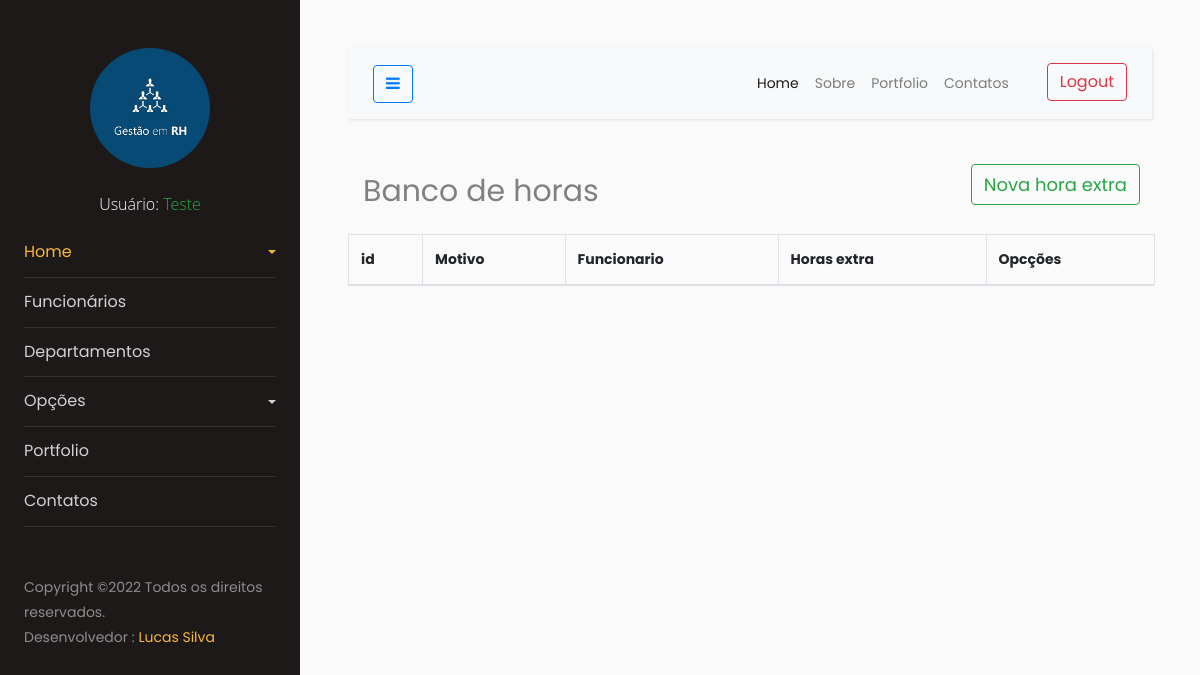
Page /horas-extras/ (signed in) on the earlier database version.
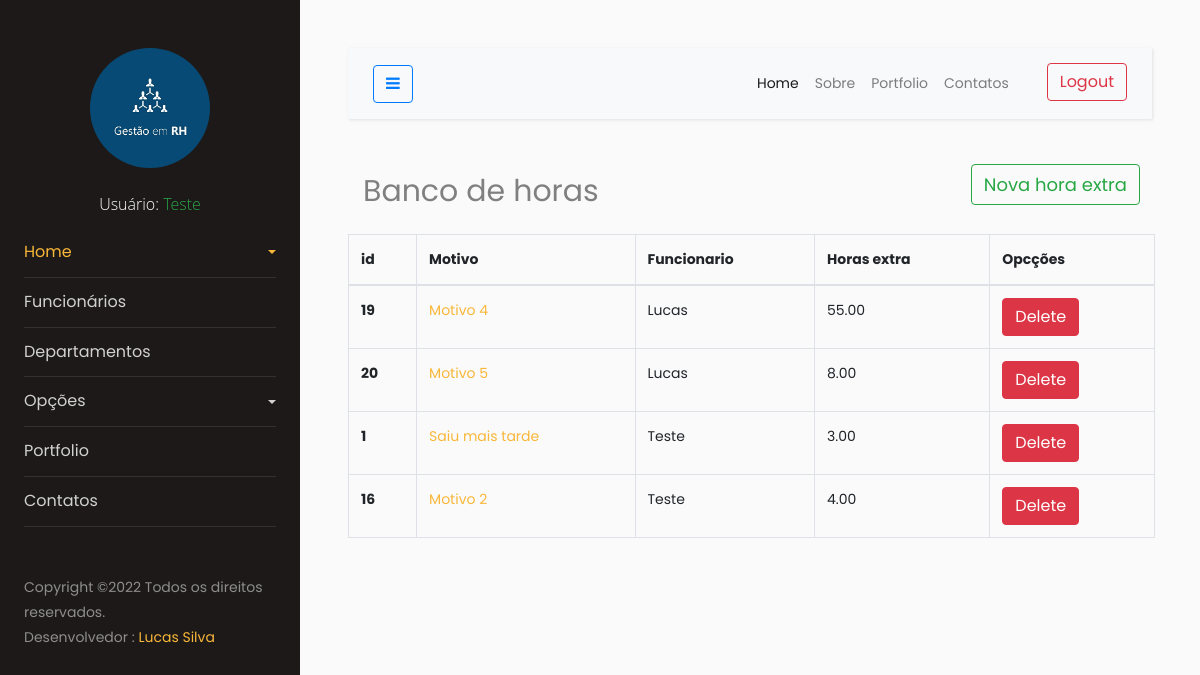
Same page on the later database version.
### funcionarios/models.py (models this page shows, shortened)
class Funcionario(models.Model):
    nome = models.CharField(max_length=100, help_text="Nome do funcionário")
    sobrenome = models.CharField(max_length=100, null=False, blank=False,help_text="Sobre nome do funcionario")
    telefone = models.CharField(max_length=11, null=True)
    email = models.CharField(max_length=80, null=False, blank=False, help_text="E-mail")
    user = models.OneToOneField(User, on_delete=models.PROTECT)
    departamentos = models.ManyToManyField(Departamento)
    empresa = models.ForeignKey(Empresa, on_delete=models.PROTECT, null=True, blank=True)
    foto_funcionatio = models.ImageField(upload_to=nome, null=True, blank=True)
    class Meta:
        verbose_name = 'Funcionario'
        verbose_name_plural = 'Funcionarios'
    def __str__(Self):
        return Self.nome

### apps/registro_hora_extra/models.py (models this page shows, shortened)
class RegistroHoraExtra(models.Model):
    motivo = models.CharField(max_length=70, help_text="Motivo da Hora Extra")
    funcionario = models.ForeignKey(Funcionario, on_delete=models.PROTECT)
    horas = models.DecimalField(max_digits=5, decimal_places=2)

### apps/registro_hora_extra/views.py (the view)
# urls.py: path('', HoraExtraList.as_view(), name='list_horas_extra'),
class HoraExtraList(ListView):
    model = RegistroHoraExtra
    def get_queryset(self):
        empresa_logada = self.request.user.funcionario.empresa
        return RegistroHoraExtra.objects.filter(funcionario__empresa=empresa_logada)

### apps/registro_hora_extra/templates/registro_hora_extra/registrohoraextra_list.html (shortened to what this page needs)
{% extends 'base.html' %}
{% load static %}
{% load bootstrap5 %}
{% block main %}
<div class="container">
    <div class="row">
      <div class="col-md" style="align-items: center; padding-top: 15px;">
        <p style="float: left;font-size: 30px;">Banco de horas</p>
    </div>
    <div class="col-md" style="align-items: center; padding-top: 15px;">
        <a href="{% url 'create_hora_extra' %}" class="btn btn-outline-success" style="float: right; font-size: 18px;">Nova hora extra</a>
    </div>
        <table class="table table-bordered">
            <thead>
              <tr>
                <th scope="col">id</th>
                <th scope="col">Motivo</th>
                <th scope="col">Funcionario</th>
                <th scope="col">Horas extra</th>
                <th scope="col">Opcções</th>
              </tr>
            </thead>
            <tbody>
                {% for registro_re in object_list %}
                    <tr>
                        <th scope="row">{{ registro_re.id }}</th>
                        <td><a href="{% url 'update_hora_extra' registro_re.id %}">{{ registro_re.motivo }}</a></td>
                        <td>{{ registro_re.funcionario }}</td>
                        <td>{{ registro_re.horas }}</td>
                        <td>
                          {% buttons %}
                            <a class="btn btn-danger" href="{% url 'delete_hora_extra' registro_re.id %}">Delete</a>
                          {% endbuttons %}
                        </td>
                    </tr>
                {% endfor %}
            </tbody>
          </table>
    </div>
</div>
{% endblock %}

### templates/base.html (shortened to what this page needs)
{% load static %}
<!DOCTYPE html>
<html lang="pt-br">
<head>
    <link rel="stylesheet" href="{% static 'bootstrap/css/bootstrap.min.css' %}">
    <link rel="stylesheet" href="{% static 'css/style.css' %}">
    <link rel="stylesheet" href="https://stackpath.bootstrapcdn.com/font-awesome/4.7.0/css/font-awesome.min.css">
    <link rel="stylesheet" href="{% static 'css/modal-login.css' %}">
</head>
<body>
		<div class="wrapper d-flex align-items-stretch">
			<nav id="sidebar">
				<div class="p-4 pt-5">
		  		<a href="{% url 'home' %}" >
            <img class="img logo rounded-circle mb-5" src="{% static 'images/img.png' %}" alt="">
          </a>
          {% if user.is_authenticated %}
          <p class="usuario">Usuário: <span class="text-success"> {{ usuario.funcionario.nome }}
            {{ user.funcionario.sobrenome }}
          </span></p>
          {% else %}
          <p>{{ usuario.funcionario.sobrenome }}</p>
          {% endif %}
          <ul class="list-unstyled components mb-5">
            <li class="active">
              <a href="#homeSubmenu" data-toggle="collapse" aria-expanded="false" class="dropdown-toggle">Home</a>
            </li>
            <li>
                <a href="{% url 'list_funcionarios' %}">Funcionários</a>
            </li>
            <li>
              <a href="{% url 'list_departamento' %}">Departamentos</a>
          </li>
            <li>
              <a href="#pageSubmenu" data-toggle="collapse" aria-expanded="false" class="dropdown-toggle">Opções</a>
	          </li>
	          <li>
              <a href="#">Portfolio</a>
	          </li>
	          <li>
              <a href="#">Contatos</a>
	          </li>
	        </ul>
	        <div class="footer">
	        	<p>
                    Copyright &copy;<script>document.write(new Date().getFullYear());</script>
                    Todos os direitos reservados. <br>
                    Desenvolvedor : <a href="" target="_blank">Lucas Silva</a>
                </p>
	        </div>
	      </div>
    	</nav>
      <div id="content" class="p-4 p-md-5">
        <nav class="navbar navbar-expand-lg navbar-light bg-light">
          <div class="container-fluid">
            <button type="button" id="sidebarCollapse" class="btn btn-outline-primary">
              <i class="fa fa-bars"></i>
            </button>
            <div class="collapse navbar-collapse" id="navbarSupportedContent">
              <ul class="nav navbar-nav ml-auto">
                <li class="nav-item active">
                    <a class="nav-link" href="{% url 'home' %}">Home</a>
                </li>
                <li class="nav-item">
                    <a class="nav-link" href="#">Sobre</a>
                </li>
                <li class="nav-item">
                    <a class="nav-link" href="#">Portfolio</a>
                </li>
                <li class="nav-item">
                    <a class="nav-link" href="#">Contatos</a>
                </li>
                <li class="nav-item">
                {% if user.is_authenticated %}
                    <a style="margin-left: 30px;" class="btn btn-outline-danger" href="{% url 'sair' %}">Logout</a>
                {% else %}
                <label class="btn btn-outline-success" for="dialog_state">Login</label>
                {% endif %}
              </li>
              </ul>
            </div>
          </div>
        </nav>
        {% block main %} {% endblock %}
    </div>
</div>
</body>
</html>

Differences in the rows shown:
added RegistroHoraExtra: id "19", motivo "Motivo 4", funcionario "Lucas", horas "55.00"
added RegistroHoraExtra: id "20", motivo "Motivo 5", funcionario "Lucas", horas "8.00"
added RegistroHoraExtra: id "1", motivo "Saiu mais tarde", funcionario "Teste", horas "3.00"
added RegistroHoraExtra: id "16", motivo "Motivo 2", funcionario "Teste", horas "4.00"
